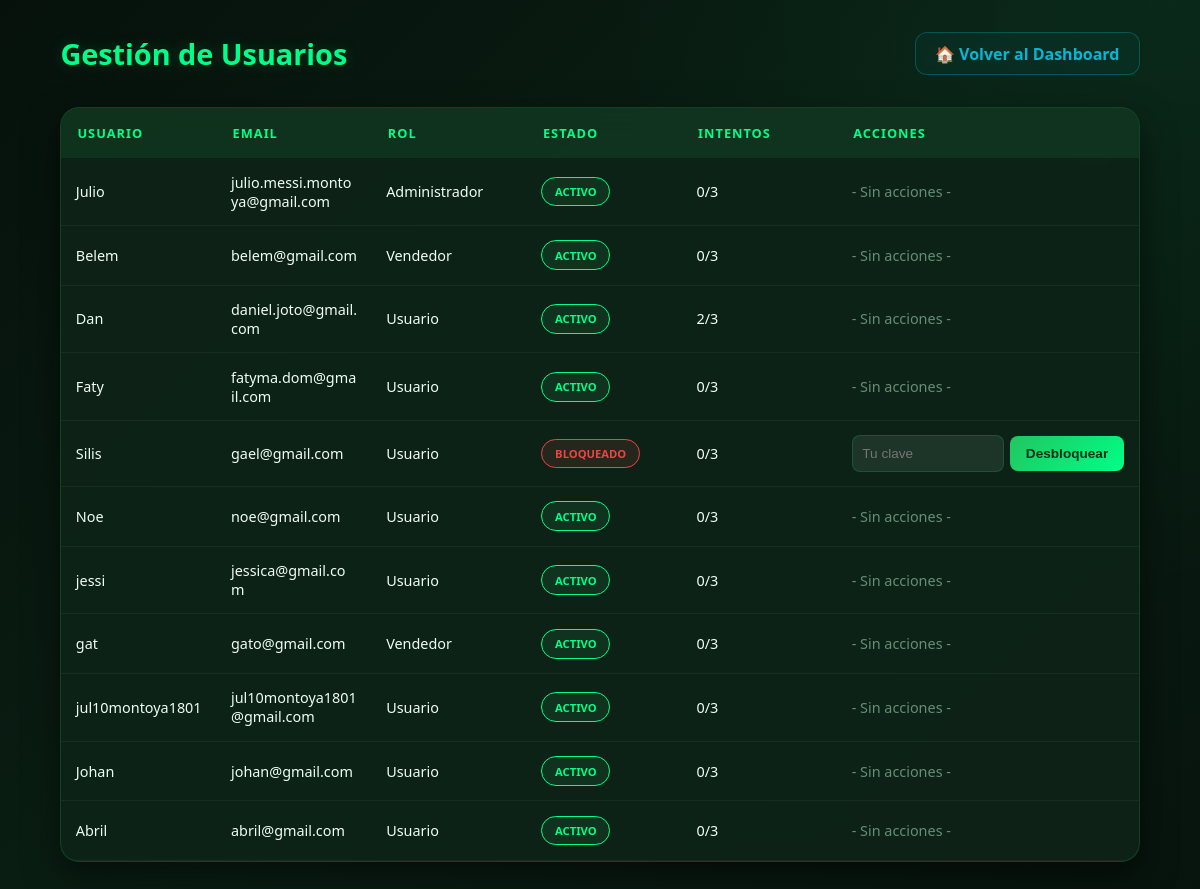
The app's page /admin/usuarios.php (signed in) with its own data.
### tables this page shows
CREATE TABLE `usuarios` (
  `id_usuario` int(11) NOT NULL,
  `nombre` varchar(100) NOT NULL,
  `email` varchar(100) DEFAULT NULL,
  `username` varchar(50) DEFAULT NULL,
  `password` varchar(255) DEFAULT NULL,
  `id_rol` int(11) DEFAULT NULL,
  `estado` enum('activo','bloqueado') DEFAULT 'activo',
  `intentos_fallidos` int(11) DEFAULT 0,
  `fecha_creacion` timestamp NOT NULL DEFAULT current_timestamp(),
  `google_id` varchar(255) DEFAULT NULL
);

CREATE TABLE `roles` (
  `id_rol` int(11) NOT NULL,
  `nombre` varchar(50) NOT NULL,
  `descripcion` varchar(100) DEFAULT NULL
);

### admin/usuarios.php (the view, shortened to what this page needs)
<?php
require_once '../config/db.php';
$usuarios = $conn->query("SELECT u.*, r.nombre as rol_nombre FROM usuarios u JOIN roles r ON u.id_rol = r.id_rol");
?>
<!DOCTYPE html>
<html lang="es">
<head>
    <link rel="stylesheet" href="../assets/css/usuarios.css">
</head>
<body>
    <div style="display: flex;">
        <div class="main-content">
    <div class="header-container">
        <h1>Gestión de Usuarios</h1>
        <a href="../dashboard.php" class="btn-back">🏠 Volver al Dashboard</a>
    </div>
    <div class="table-container">
        <table>
            <thead>
                <tr>
                    <th>Usuario</th>
                    <th>Email</th>
                    <th>Rol</th>
                    <th>Estado</th>
                    <th>Intentos</th>
                    <th>Acciones</th>
                </tr>
            </thead>
            <tbody>
                <?php while($user = $usuarios->fetch_assoc()): ?>
                <tr>
                    <td><?php echo htmlspecialchars($user['username']); ?></td>
                    <td><?php echo htmlspecialchars($user['email']); ?></td>
                    <td><?php echo $user['rol_nombre']; ?></td>
                    <td>
                        <span class="status-pill <?php echo $user['estado']; ?>">
                            <?php echo strtoupper($user['estado']); ?>
                        </span>
                    </td>
                    <td><?php echo $user['intentos_fallidos']; ?>/3</td>
                    <td>
                        <?php if($user['estado'] === 'bloqueado'): ?>
                        <form method="POST" class="unlock-form">
                            <input type="password" name="admin_pass" placeholder="Tu clave" required>
                            <button type="submit" class="unlock-btn">Desbloquear</button>
                        </form>
                        <?php else: ?>
                            <span style="color: var(--text-muted); opacity: 0.5;">- Sin acciones -</span>
                        <?php endif; ?>
                    </td>
                </tr>
                <?php endwhile; ?>
            </tbody>
        </table>
    </div>
</div>
</body>
</html>

### assets/css/usuarios.css (style rules this page uses)
:root { --bg-color: #06110b; --bg-gradient-1: #0a1f14; --bg-gradient-2: #07140d; --card-bg: rgba(15, 35, 24, 0.92); --card-border: rgba(34, 197, 94, 0.20); --text-color: #f0fdf4; --text-muted: #bbf7d0; --accent-green: #22c55e; --accent-neon: #00ff88; --accent-cyan: #06b6d4; --danger: #ef4444; --input-bg: rgba(31, 55, 42, 0.95); }
body { background: radial-gradient(circle at top right, rgba(0, 255, 136, 0.05), transparent 40%), linear-gradient(135deg, var(--bg-color), var(--bg-gradient-1), var(--bg-gradient-2)); color: var(--text-color); font-family: 'Segoe UI', Roboto, sans-serif; margin: 0; padding: 2rem; min-height: 100vh; display: flex; justify-content: center; align-items: flex-start; }
.main-content { width: 95%; max-width: 1200px; margin: 0 auto; animation: fadeIn 0.8s ease; }
.header-container { display: flex; justify-content: space-between; align-items: center; margin-bottom: 2rem; }
h1 { color: var(--accent-neon); font-size: 1.8rem; text-shadow: 0 0 15px rgba(0, 255, 136, 0.2); margin: 0; }
.btn-back { display: inline-flex; align-items: center; gap: 8px; padding: 0.6rem 1.2rem; background: rgba(6, 182, 212, 0.05); color: var(--accent-cyan) !important; border: 1px solid rgba(6, 182, 212, 0.3); border-radius: 0.75rem; text-decoration: none; font-weight: 600; transition: all 0.3s ease; backdrop-filter: blur(4px); }
.table-container { background: var(--card-bg); backdrop-filter: blur(12px); border-radius: 1.2rem; border: 1px solid var(--card-border); box-shadow: 0 15px 35px rgba(0, 0, 0, 0.5); overflow: hidden; }
table { width: 100%; border-collapse: collapse; table-layout: fixed; }
th { background: rgba(34, 197, 94, 0.1); padding: 1rem; color: var(--accent-neon); text-transform: uppercase; font-size: 0.8rem; letter-spacing: 1px; text-align: left; }
td { padding: 0.9rem; border-bottom: 1px solid rgba(255, 255, 255, 0.05); vertical-align: middle; word-wrap: break-word; overflow-wrap: break-word; font-size: 0.9rem; }
th:last-child, td:last-child { width: 25%; }
.status-pill { padding: 0.4rem 0.8rem; border-radius: 20px; font-size: 0.7rem; font-weight: 800; display: inline-block; }
.status-pill.activo { background: rgba(34, 197, 94, 0.1); color: var(--accent-neon); border: 1px solid var(--accent-neon); }
.status-pill.bloqueado { background: rgba(239, 68, 68, 0.1); color: var(--danger); border: 1px solid var(--danger); }
.unlock-form { display: flex; align-items: center; gap: 6px; width: 100%; }
.unlock-form input[type="password"] { background: var(--input-bg); border: 1px solid var(--card-border); color: white; padding: 0.6rem; border-radius: 8px; flex: 1; min-width: 0; font-size: 0.85rem; outline: none; }
.unlock-btn { background: linear-gradient(135deg, var(--accent-green), var(--accent-neon)); color: #052e16; border: none; padding: 0.6rem 1rem; border-radius: 8px; font-weight: 800; font-size: 0.85rem; cursor: pointer; transition: 0.3s ease; white-space: nowrap; flex-shrink: 0; }

### records on screen
usuarios: username "Julio", email "julio.messi.montoya@gmail.com", id_rol.nombre "Administrador", estado "ACTIVO", intentos_fallidos "0", shows "- Sin acciones -"
usuarios: username "Belem", email "belem@gmail.com", id_rol.nombre "Vendedor", estado "ACTIVO", intentos_fallidos "0", shows "- Sin acciones -"
usuarios: username "Dan", email "daniel.joto@gmail.com", id_rol.nombre "Usuario", estado "ACTIVO", intentos_fallidos "2", shows "- Sin acciones -"
usuarios: username "Faty", email "fatyma.dom@gmail.com", id_rol.nombre "Usuario", estado "ACTIVO", intentos_fallidos "0", shows "- Sin acciones -"
usuarios: username "Silis", email "gael@gmail.com", id_rol.nombre "Usuario", estado "BLOQUEADO", intentos_fallidos "0"
usuarios: username "Noe", email "noe@gmail.com", id_rol.nombre "Usuario", estado "ACTIVO", intentos_fallidos "0", shows "- Sin acciones -"
usuarios: username "jessi", email "jessica@gmail.com", id_rol.nombre "Usuario", estado "ACTIVO", intentos_fallidos "0", shows "- Sin acciones -"
usuarios: username "gat", email "gato@gmail.com", id_rol.nombre "Vendedor", estado "ACTIVO", intentos_fallidos "0", shows "- Sin acciones -"
usuarios: username "jul10montoya1801", email "jul10montoya1801@gmail.com", id_rol.nombre "Usuario", estado "ACTIVO", intentos_fallidos "0", shows "- Sin acciones -"
usuarios: username "Johan", email "johan@gmail.com", id_rol.nombre "Usuario", estado "ACTIVO", intentos_fallidos "0", shows "- Sin acciones -"
usuarios: username "Abril", email "abril@gmail.com", id_rol.nombre "Usuario", estado "ACTIVO", intentos_fallidos "0", shows "- Sin acciones -"
